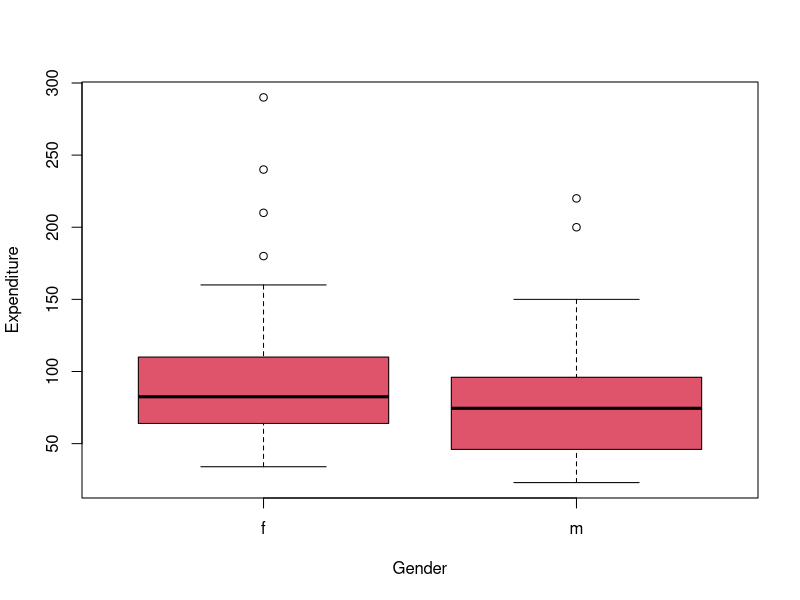
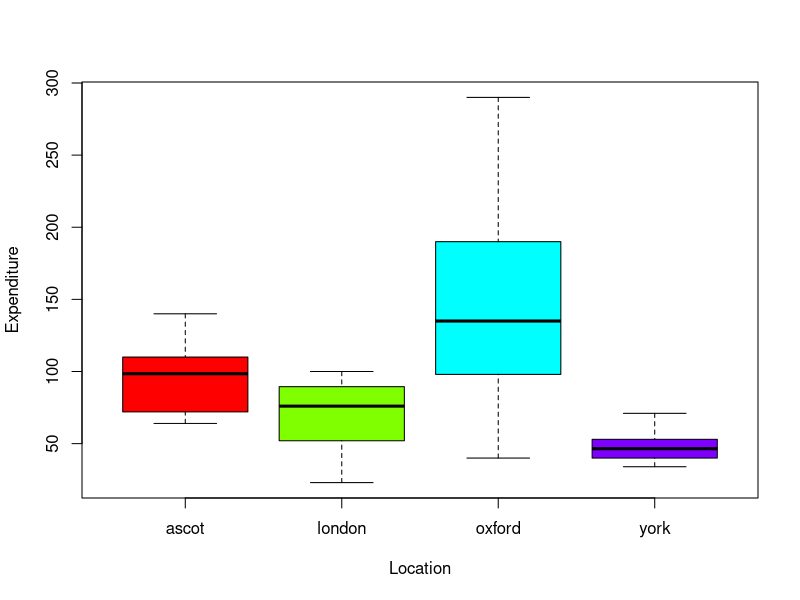
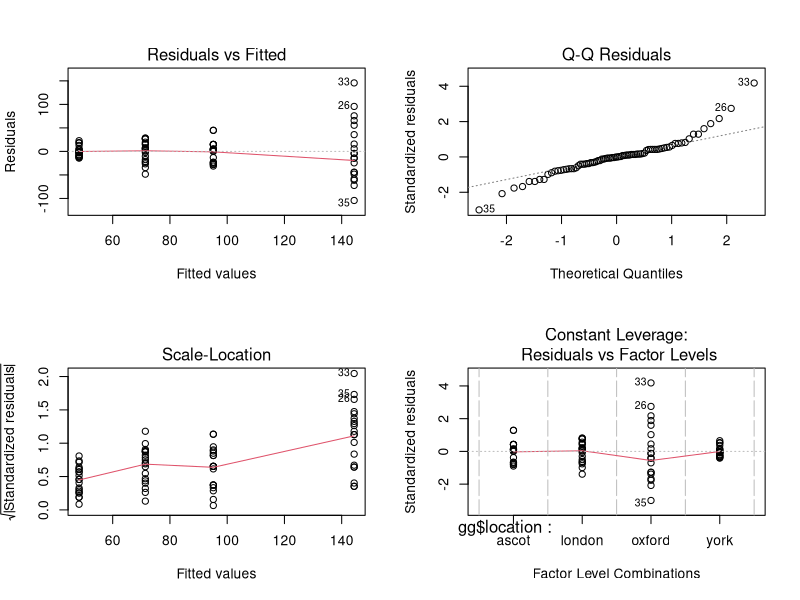
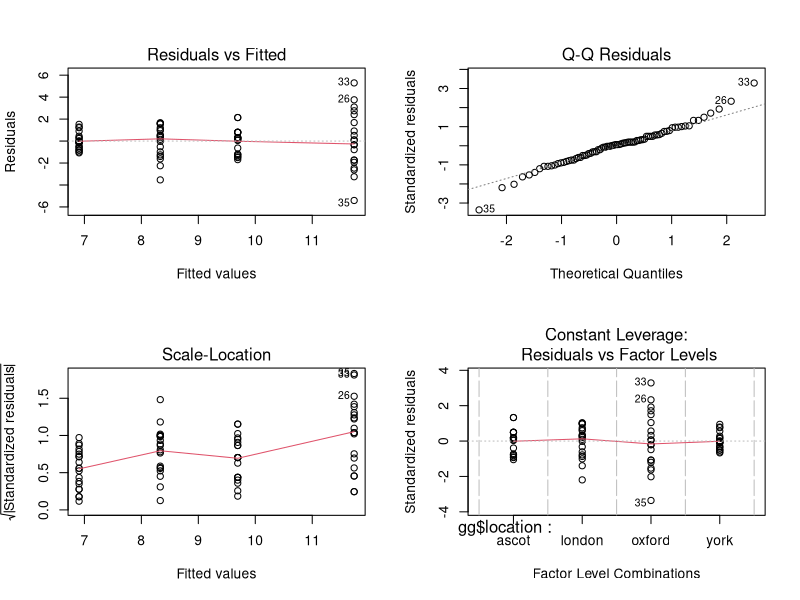
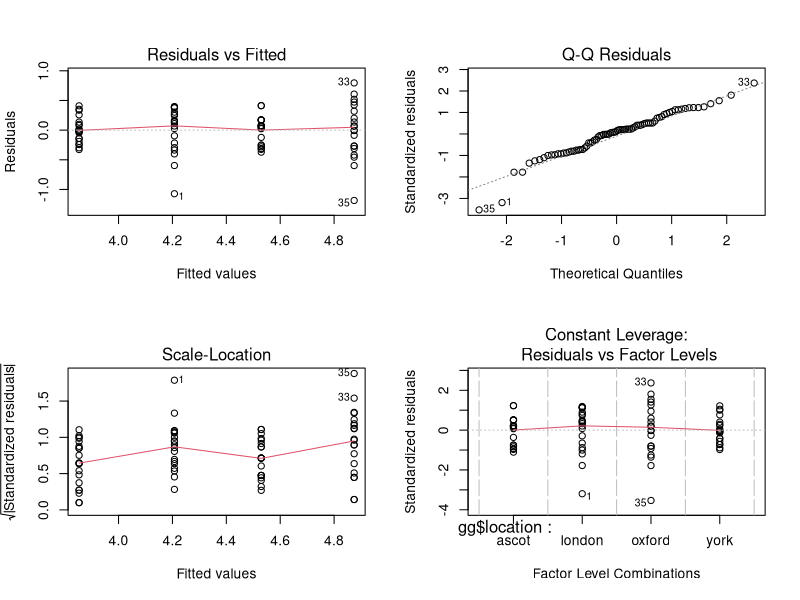
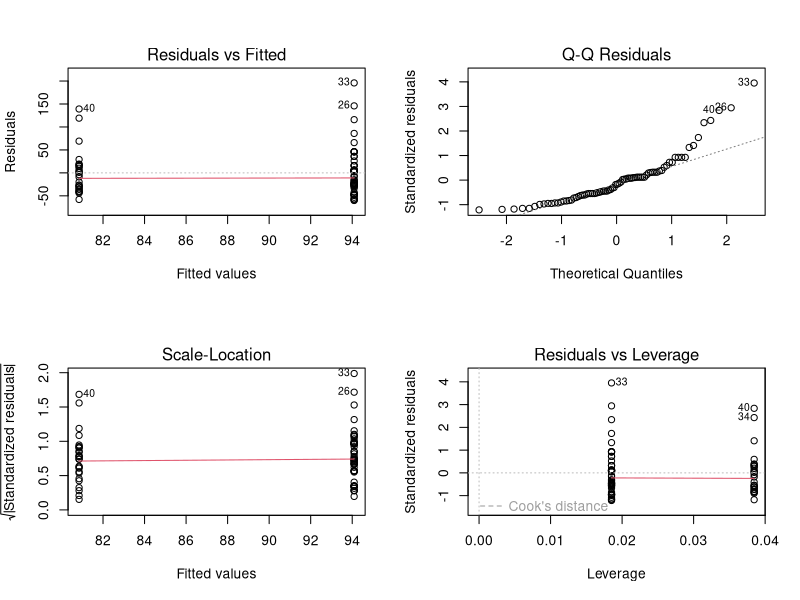
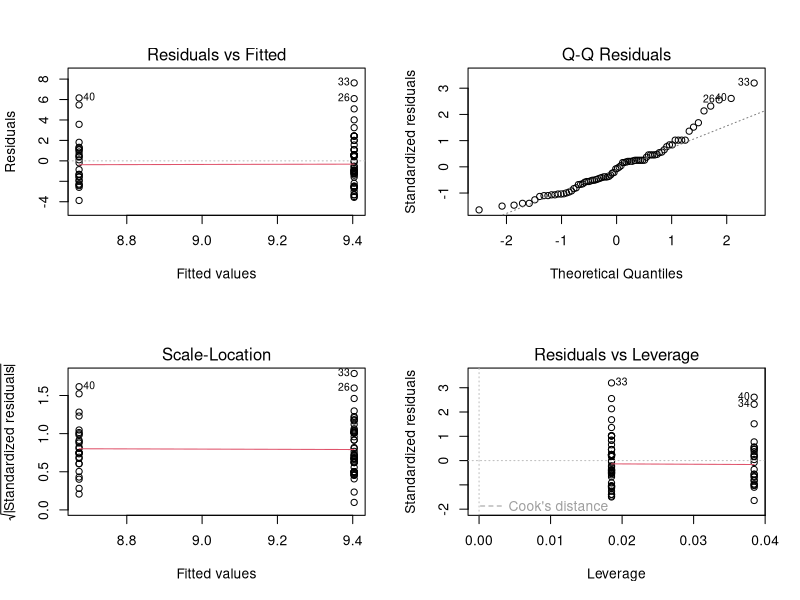
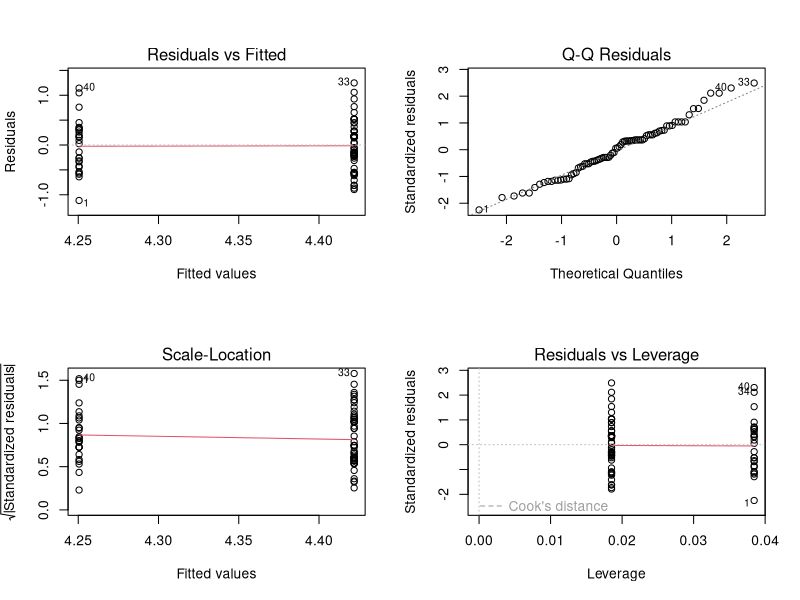

Recreate these plots in R, in order.
# ==============================================================================
# Project: Socio-Economic Modeling (Household Expenditure)
# Description: This dataset describe annual expenditure on gardening according to 
#              various responders
# ==============================================================================

# 1. Setup and Data Import -----------------------------------------------------
# getwd()
# list.files()
options(scipen=0)
gg <- read.csv("Gardens.csv", stringsAsFactors = T)
View(gg)
str(gg)
summary(gg)

# 2. Exploratory Data Analysis -------------------------------------------------
par(mfrow = c(1, 1))
plot(gg$expenditure~gg$gender, col=2, xlab="Gender", ylab="Expenditure")
plot(gg$expenditure~gg$location, col=rainbow(4), xlab="Location", ylab="Expenditure")

# 3. Expenditure x Location ANOVA Modelling & Diagnostics ----------------------
# Baseline One-Way ANOVA 
gg.loc.mod1 <- aov(gg$expenditure~gg$location) 
summary(gg.loc.mod1)
par(mfrow=c(2,2))
plot(gg.loc.mod1)
# Correcting the variance with a Square-Root transformation
gg.loc.mod2 <- aov(sqrt(gg$expenditure)~gg$location)
summary(gg.loc.mod2)
par(mfrow=c(2,2))
plot(gg.loc.mod2)
# Comparative check with a Logarithmic transformation
gg.loc.mod3 <- aov(log(gg$expenditure)~gg$location)
summary(gg.loc.mod3)
par(mfrow=c(2,2))
plot(gg.loc.mod3)
# Takeway: log transformation was the best model out of the 3

# 4. Expenditure x Gender ANOVA Modelling & Diagnostics ------------------------
# Baseline One-Way ANOVA 
gg.gen.mod1 <- aov(gg$expenditure~gg$gender) 
summary(gg.gen.mod1)
par(mfrow=c(2,2))
plot(gg.gen.mod1)
# Correcting the variance with a Square-Root transformation
gg.gen.mod2 <- aov(sqrt(gg$expenditure)~gg$gender)
summary(gg.gen.mod2)
par(mfrow=c(2,2))
plot(gg.gen.mod2)
# Comparative check with a Logarithmic transformation
gg.gen.mod3 <- aov(log(gg$expenditure)~gg$gender)
summary(gg.gen.mod3)
par(mfrow=c(2,2))
plot(gg.gen.mod3)
# Takeway: square root model is the best model out of the 3, log model shows an 
#          overcorrection shown in the bottom left of Q-Q residuals plot

# 5. Final model, Combining all 3 ----------------------------------------------
# Square root transformation
gg.combined1 <- aov(sqrt(gg$expenditure)~gg$location+gg$gender)
par(mfrow=c(2,2))
plot(gg.combined1)
summary(gg.combined1)
summary.lm(gg.combined1)
# Log transformation
gg.combined2 <- aov(log(gg$expenditure)~gg$location+gg$gender)
par(mfrow=c(2,2))
plot(gg.combined2)
summary(gg.combined2)
summary.lm(gg.combined2)
# Takeway: square root model is the best model out of the 2, log model shows an 
#          overcorrection shown in the bottom left of Q-Q residuals plot
